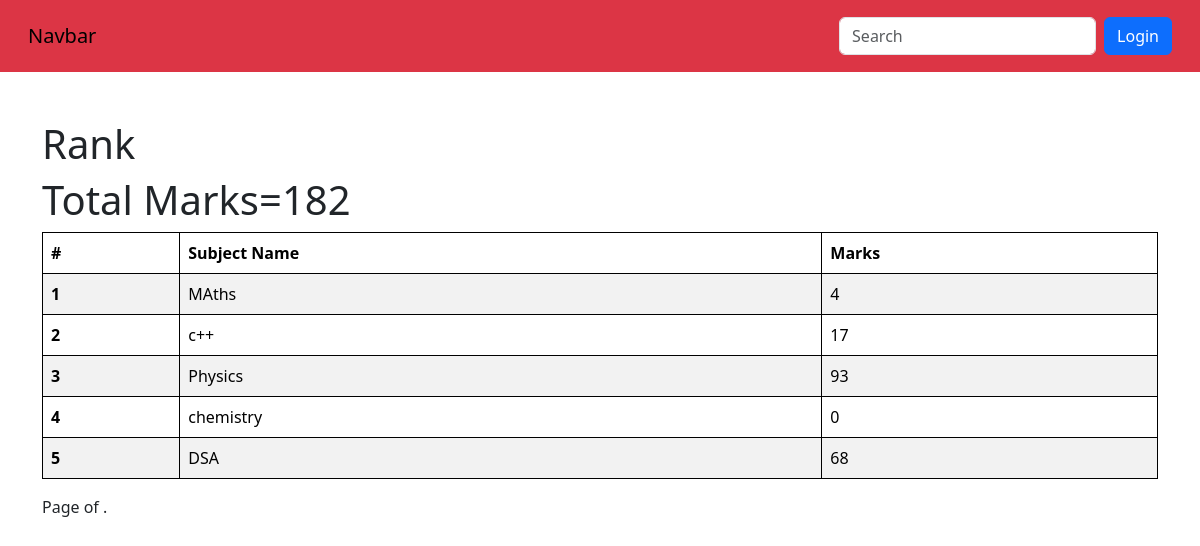
/seemarks/STU-0568/, run on the app's committed database.
### vege/models.py (models this page shows, shortened)
class SubjectMarks(models.Model):
    student=models.ForeignKey("Student",related_name="student", on_delete=models.CASCADE)
    subject=models.ForeignKey("Subject",related_name="subject", on_delete=models.CASCADE)
    marks=models.IntegerField(default=0)
    class Meta:
        unique_together = ('student', 'subject')

class Subject(models.Model):
    subject_name=models.CharField(max_length=100)

### vege/views.py (the view)
# urls.py: path('seemarks/<student_id>/',see_marks,name='seemarks'),
def see_marks(request,student_id):
    queryset=SubjectMarks.objects.filter(student__student_id__student_id=student_id )
    total_marks=queryset.aggregate(total_marks=Sum('marks'))
    print(total_marks)
    return render(request,'report/seemarks.html',{'queryset':queryset,'total_marks':total_marks})

### vege/templates/report/seemarks.html (shortened to what this page needs)
{% extends "home/base.html" %} {% block start%}
<div class="container mt-5" >
   <h1>Rank</h1>
   <h1>Total Marks={{total_marks.total_marks}}</h1>
    <table class="table table-striped">
        <thead>
          <tr>
            <th scope="col">#</th>
            <th scope="col">Subject Name</th>
            <th scope="col">Marks</th>
          </tr>
        </thead>
        <tbody>
            {% for marks in queryset %}
          <tr>
            <th scope="row">{{forloop.counter}}</th>
            <td> {{marks.subject.subject_name}}
            </td>
            <td>{{marks.marks}}</td>
          </tr>
          {% endfor%}
        </tbody>
      </table>
      <nav aria-label="Page navigation example">
        <ul class="pagination">
            <span class="current">
                Page {{ queryset.number }} of {{ queryset.paginator.num_pages }}.
            </span>
</ul>
</nav>
</div>
    {%endblock%}

### home/templates/home/base.html (style rules this page uses)
table, th, td { border: 1px solid black; }

### data on the page
SubjectMarks: subject.subject_name "MAths", marks "4"
SubjectMarks: subject.subject_name "c++", marks "17"
SubjectMarks: subject.subject_name "Physics", marks "93"
SubjectMarks: subject.subject_name "chemistry", marks "0"
SubjectMarks: subject.subject_name "DSA", marks "68"

### other printed values
{{ total_marks.total_marks }} "182"
